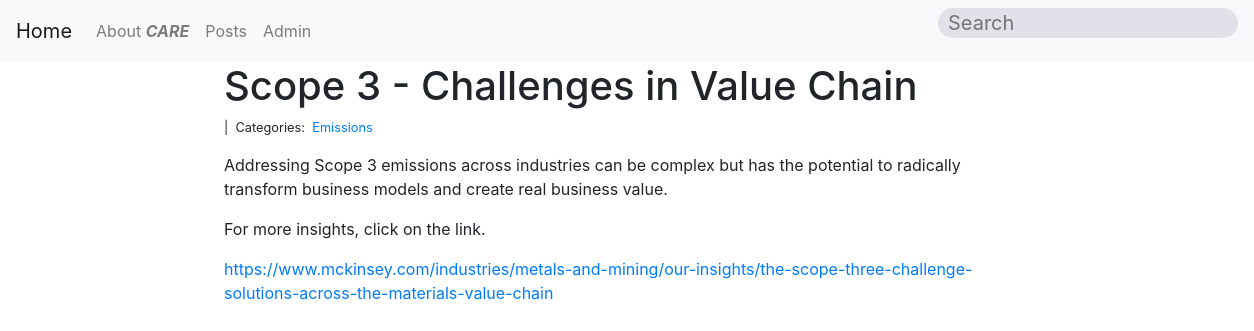
The page /blog2/ on the database its author committed.
### blog/models.py (models this page shows, shortened)
class Post(models.Model):
    title=models.CharField(max_length=50)
    body=models.TextField(blank=True,null=True)
    sitelink=models.URLField(max_length=200,blank=True,null=True)
    file=models.FileField(upload_to='files/',blank=True,null=True,default=None)
    createdon = models.DateTimeField(auto_now_add=True)
    modifiedon = models.DateTimeField(auto_now=True)
    categories = models.ManyToManyField("Category",related_name='posts')
    class Meta:
        ordering = ['modifiedon']

class Category(models.Model):
    name = models.CharField(max_length=50)

### blog/views.py (the view)
# urls.py: path("<int:pk>/", views.blog_detail, name="blog_detail"),
def blog_detail(request,pk):
    post = Post.objects.get(pk=pk)
    context={
        'post':post,
    }
    return render(request,'blog_detail.html',context)

### blog/templates/blog_detail.html (shortened to what this page needs)
{% extends "base.html" %}
{% block page_content %}
<div class="col-md-8 offset-md-2">
    <h1>{{ post.title }}</h1>
    <small>
        {{ post.created_on.date }} |&nbsp;
        Categories:&nbsp;
        {% for category in post.categories.all %}
        <a href="{% url 'blog_category' category.name %}">
            {{ category.name }}
        </a>&nbsp;
        {% endfor %}
    </small>
    <p>{{ post.body | linebreaks }}</p>
    {% if post.sitelink %}
        <a href={{post.sitelink}}>{{ post.sitelink }}</a>
    {% endif %}
</div>
{% endblock %}

### CARE_Site/static/base.css (style rules this page uses)
#bg { background-size: cover; background-repeat: no-repeat; background-position: center; background-attachment: fixed; }

### rows shown on the page
Post: title "Scope 3 - Challenges in Value Chain", body "Addressing Scope 3 emissions across industries can be complex but has the potential to radically transform business models and create real business value. For more insights, click on the link.", sitelink "https://www.mckinsey.com/industries/metals-and-mining/our-insights/the-scope-three-challenge-solutions-across-the-materials-value-chain"
Category: name "Emissions"
